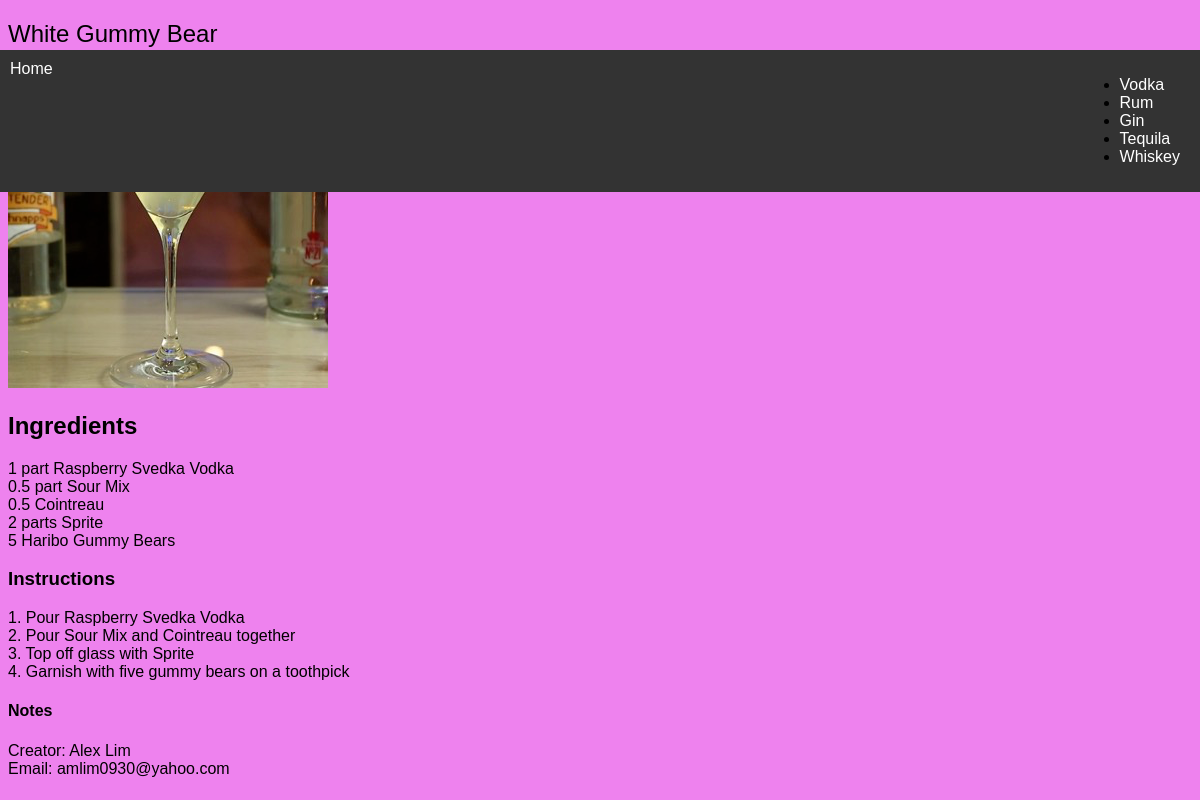
Page /vodka/vodka_display/1/ on the earlier database version.
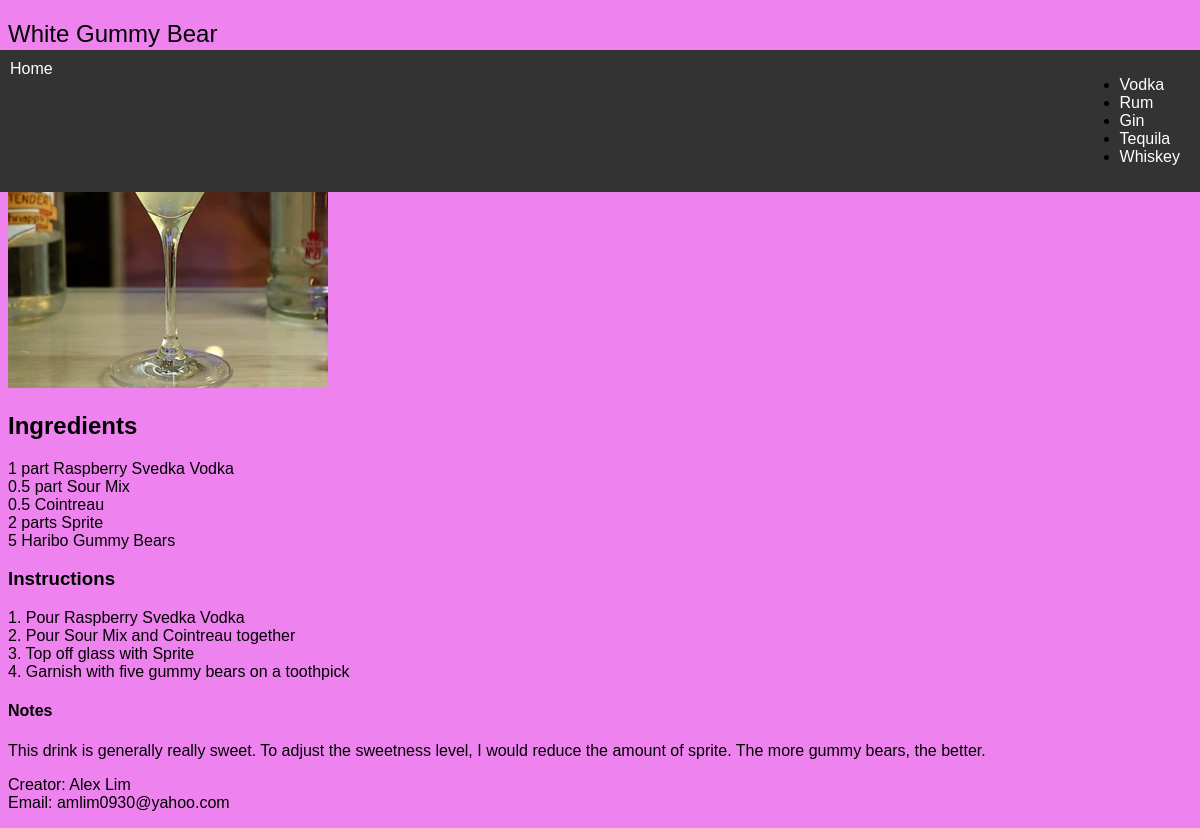
Same page on the later database version.
### cocktail_book/models.py (models this page shows)
class Vodka(models.Model):
    name = models.CharField(max_length=200)
    ingredients = models.TextField()
    instructions = models.TextField()
    notes = models.TextField()
    image = models.ImageField(upload_to='img/', default='')

### cocktail_book/views.py (the view)
# urls.py: path('vodka/vodka_display/<int:id>/', views.vodka_display, name='vodka_display'),
def vodka_display(request, id):
    vodka_entry = Vodka.objects.get(id=id)
    template = loader.get_template('vodka_display.html')
    context = {
        'vodka_entry': vodka_entry,
    }
    return HttpResponse(template.render(context, request))

### cocktail_book/templates/vodka_display.html
{% extends 'base.html' %}
{% load static %}
{% block content %}
<section>
    <h1>{{vodka_entry.name}}</h1>
    <img src="{% static 'media/img/WhiteGummyBearMartiniThumb_Small_Small.png' %}">
    <h2>Ingredients</h2>
        <p>{{vodka_entry.ingredients|linebreaks }}</p>
    <h3>Instructions</h3>
        <p>{{vodka_entry.instructions|linebreaks }}</p>
    <h4>Notes</h4>
        <p>{{vodka_entry.notes}}</p>
</section>
{% endblock %}

### cocktail_book/templates/base.html (shortened to what this page needs)
{% load static %}
<!DOCTYPE html>
<html lang="en">
<head>
<link rel="stylesheet" href="{% static 'style.css' %}">
 <nav class="navbar">
    <a class="navbar-brand" href="{% url 'cocktail_book' %}">Home</a>
    <ul class="navbar-nav">
        <li class="nav-item">
            <a class='nav-link' href = "{% url 'vodka_all' %}">Vodka</a>
        </li>
        <li class="nav-item">
            <a class="nav-link" href="{% url 'rum_all' %}">Rum</a>
        </li>
        <li class="nav-item">
            <a class="nav-link" href="{% url 'gin_all' %}">Gin</a>
        </li>
        <li class="nav-item">
            <a class="nav-link" href="{% url 'tequila_all' %}">Tequila</a>
        </li>
        <li class="nav-item">
            <a class="nav-link" href="{% url 'whiskey_all' %}"> Whiskey</a>
        </li>
    </ul>
 </nav>
</head>
<body>
    {% block content %}{% endblock %}
<footer>
    <p>Creator: Alex Lim <br>Email: amlim0930@yahoo.com</p>
</footer>
</body>
</html>

### cocktail_book/static/style.css (style rules this page uses)
body { background-color: #EE82EE; font-family: 'Lucida Sans', 'Lucida Sans Regular', 'Lucida Grande', 'Lucida Sans Unicode', Geneva, Verdana, sans-serif; }
h1 { font-family: 'Lucida Sans', 'Lucida Sans Regular', 'Lucida Grande', 'Lucida Sans Unicode', Geneva, Verdana, sans-serif; font-size: x-large; font-weight: 200; }
p { font-family: 'Lucida Sans', 'Lucida Sans Regular', 'Lucida Grande', 'Lucida Sans Unicode', Geneva, Verdana, sans-serif; }
nav { position: absolute; top: 50px; left: 0; right: 0; background-color: #333; display: flex; justify-content: space-between; padding: 10px; }
nav a { color: #fff; text-decoration: none; margin-right: 10px; }

Differences in the rows shown:
changed Vodka "White Gummy Bear": notes (not shown) → "This drink is generally really sweet. To adjust the sweetness level, I would reduce the amount of sprite. The more gummy bears, the better."
